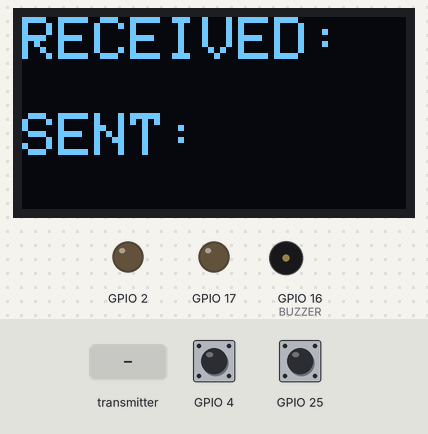
A sketch run on a simulated ESP32. Shown: 128×64 one-colour display, output pins drawn as LEDs (lit = HIGH), buzzer (waves = sounding, pin HIGH). Dashed ring = blinking. The test bench sets the inputs (shaded band); at power-on: GPIO 4 HIGH, GPIO 25 HIGH. What the sketch prints to the serial monitor is not drawn.

Above: at 7.5 s.
7.6 s: GPIO 4 pulled LOW for 1 s
At 8.6 s:
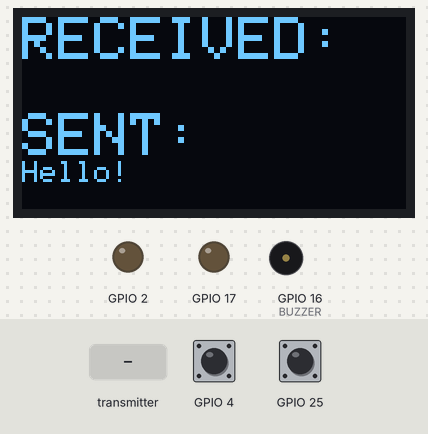
10.1 s: the transmitter starts sending message = 0
At 11.0 s:
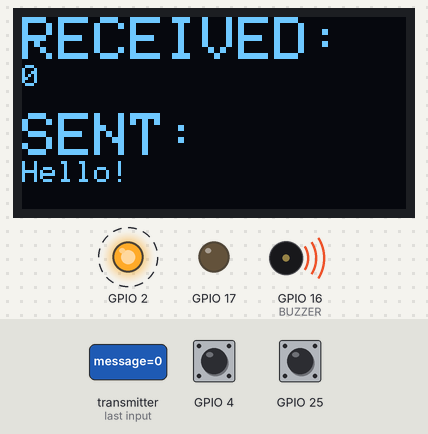
12.0 s: the transmitter starts sending message = 1
At 13.2 s:
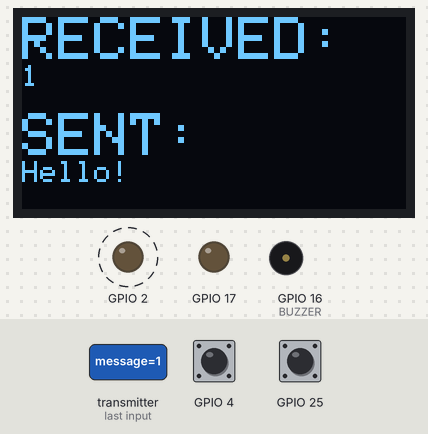
Timing chart, 0 to 20.0 s (numbered marks = the images above; inputs shaded):
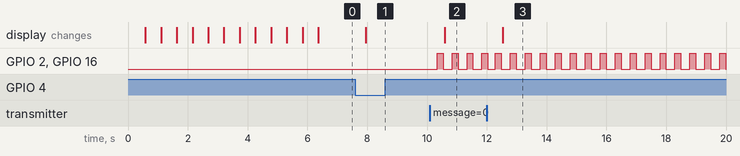

Measured:
- after the input at 7.6 s, the display: changes after 0.34 s (image 1)
- after the input at 10.1 s, GPIO 2, GPIO 16 (BUZZER): alternates HIGH for 0.20 s and LOW for 0.30 s, starting after 0.24 s; the display: changes after 0.49 s (image 2)
- after the input at 12.0 s, the display: changes after 0.54 s (image 3)

The sketch:

Communication_Code_1.ino
```cpp
#include <esp_now.h>
#include <WiFi.h>
#include <Wire.h>
#include <Adafruit_GFX.h>
#include <Adafruit_SSD1306.h>
#define BUZZER 16
#include <Fonts/FreeSerif12pt7b.h>
// Change THIS for each ESP (put the OTHER ESP MAC here)
uint8_t peerAddress[] = {0x34, 0x94, 0x54, 0x30, 0xD9, 0xB4};


/////////////////////////////////////////////////////////////7777


// 'icon_first', 64x66px
const unsigned char epd_bitmap_icon_first [] PROGMEM = {
	0x00, 0x00, 0x00, 0x00, 0x00, 0x00, 0x00, 0x00, 0x00, 0x00, 0x00, 0x00, 0x00, 0x00, 0x00, 0x00,
	0x00, 0x00, 0x00, 0x00, 0x00, 0x00, 0x00, 0x00, 0x00, 0x00, 0x00, 0x00, 0x00, 0x00, 0x00, 0x00,
	0x00, 0x00, 0x00, 0x00, 0x00, 0x00, 0x00, 0x00, 0x00, 0x00, 0x00, 0x00, 0x00, 0x00, 0x00, 0x00,
	0x00, 0x00, 0x00, 0x00, 0x00, 0x00, 0x00, 0x00, 0x00, 0x00, 0x00, 0x00, 0x00, 0x00, 0x00, 0x00,
	0x00, 0x00, 0x00, 0x00, 0x00, 0x00, 0x00, 0x00, 0x00, 0x00, 0x00, 0x00, 0x00, 0x00, 0x00, 0x00,
	0x00, 0x00, 0x00, 0x00, 0x00, 0x00, 0x00, 0x00, 0x00, 0x00, 0x00, 0x00, 0x00, 0x00, 0x00, 0x00,
	0x00, 0x00, 0x00, 0x00, 0x00, 0x00, 0x00, 0x00, 0x00, 0x00, 0x00, 0x00, 0x00, 0x00, 0x00, 0x00,
	0x00, 0x00, 0x7f, 0xff, 0xff, 0xfc, 0x00, 0x00, 0x00, 0x00, 0x80, 0x00, 0x00, 0x00, 0x00, 0x00,
	0x00, 0x00, 0x80, 0x00, 0x00, 0x02, 0x00, 0x00, 0x00, 0x02, 0x7f, 0xff, 0xff, 0xfc, 0x80, 0x00,
	0x00, 0x02, 0x7f, 0xff, 0xff, 0xfc, 0x80, 0x00, 0x00, 0x0e, 0x7f, 0xff, 0xff, 0xfc, 0xe0, 0x00,
	0x00, 0x09, 0xff, 0xff, 0xff, 0xff, 0x20, 0x00, 0x00, 0x09, 0xff, 0xff, 0xff, 0xff, 0x20, 0x00,
	0x00, 0x09, 0xff, 0xff, 0xff, 0xff, 0x20, 0x00, 0x00, 0x09, 0xff, 0xff, 0xff, 0xff, 0x20, 0x00,
	0x00, 0x09, 0xff, 0xff, 0xff, 0xff, 0x20, 0x00, 0x00, 0x09, 0xff, 0xff, 0xff, 0xff, 0x20, 0x00,
	0x00, 0x09, 0xff, 0xff, 0xff, 0xff, 0x20, 0x00, 0x00, 0x09, 0xff, 0xff, 0xff, 0xff, 0x20, 0x00,
	0x00, 0x09, 0xff, 0xff, 0xff, 0xff, 0x20, 0x00, 0x00, 0x09, 0xff, 0xff, 0xff, 0xff, 0x20, 0x00,
	0x00, 0x09, 0xff, 0xff, 0xff, 0xff, 0x20, 0x00, 0x00, 0x09, 0xff, 0xff, 0xff, 0xff, 0x20, 0x00,
	0x00, 0x09, 0xff, 0xff, 0xff, 0xff, 0x20, 0x00, 0x00, 0x09, 0xff, 0xff, 0xff, 0xff, 0x20, 0x00,
	0x00, 0x09, 0xff, 0xff, 0xff, 0xff, 0x20, 0x00, 0x00, 0x09, 0xff, 0xff, 0xff, 0xff, 0x20, 0x00,
	0x00, 0x09, 0xff, 0xff, 0xff, 0xff, 0x20, 0x00, 0x00, 0x09, 0xff, 0xff, 0xff, 0xff, 0x20, 0x00,
	0x00, 0x09, 0xff, 0xff, 0xff, 0xff, 0x20, 0x00, 0x00, 0x09, 0xff, 0xff, 0xff, 0xff, 0x20, 0x00,
	0x00, 0x09, 0xff, 0xff, 0xff, 0xff, 0x20, 0x00, 0x00, 0x09, 0xff, 0xff, 0xff, 0xff, 0x20, 0x00,
	0x00, 0x0e, 0x7f, 0xff, 0xff, 0xfc, 0xc0, 0x00, 0x00, 0x02, 0x7f, 0xff, 0xff, 0xfc, 0x80, 0x00,
	0x00, 0x03, 0x80, 0xf0, 0x00, 0x03, 0x00, 0x00, 0x00, 0x00, 0x80, 0xf0, 0x00, 0x02, 0x00, 0x00,
	0x00, 0x00, 0x80, 0xf0, 0x00, 0x04, 0x00, 0x00, 0x00, 0x00, 0x7f, 0x33, 0xff, 0xfc, 0x00, 0x00,
	0x00, 0x00, 0x01, 0x32, 0x00, 0x00, 0x00, 0x00, 0x00, 0x00, 0x01, 0xc2, 0x00, 0x00, 0x00, 0x00,
	0x00, 0x00, 0x00, 0x42, 0x00, 0x00, 0x00, 0x00, 0x00, 0x00, 0x00, 0x42, 0x00, 0x00, 0x00, 0x00,
	0x00, 0x00, 0x00, 0x32, 0x00, 0x00, 0x00, 0x00, 0x00, 0x00, 0x00, 0x12, 0x00, 0x00, 0x00, 0x00,
	0x00, 0x00, 0x00, 0x1e, 0x00, 0x00, 0x00, 0x00, 0x00, 0x00, 0x00, 0x00, 0x00, 0x00, 0x00, 0x00,
	0x00, 0x00, 0x00, 0x00, 0x00, 0x00, 0x00, 0x00, 0x00, 0x00, 0x00, 0x00, 0x00, 0x00, 0x00, 0x00,
	0x00, 0x00, 0x00, 0x00, 0x00, 0x00, 0x00, 0x00, 0x00, 0x00, 0x00, 0x00, 0x00, 0x00, 0x00, 0x00,
	0x00, 0x00, 0x00, 0x00, 0x00, 0x00, 0x00, 0x00, 0x00, 0x00, 0x00, 0x00, 0x00, 0x00, 0x00, 0x00,
	0x00, 0x00, 0x00, 0x00, 0x00, 0x00, 0x00, 0x00, 0x00, 0x00, 0x00, 0x00, 0x00, 0x00, 0x00, 0x00,
	0x00, 0x00, 0x00, 0x00, 0x00, 0x00, 0x00, 0x00, 0x00, 0x00, 0x00, 0x00, 0x00, 0x00, 0x00, 0x00
};


///////////////////////////////////////////////////////////////////////////
// 'Icon_second', 64x66px
const unsigned char epd_bitmap_Icon_second [] PROGMEM = {
	0x00, 0x00, 0x00, 0x00, 0x00, 0x00, 0x00, 0x00, 0x00, 0x00, 0x00, 0x00, 0x00, 0x00, 0x00, 0x00,
	0x00, 0x00, 0x00, 0x00, 0x00, 0x00, 0x00, 0x00, 0x00, 0x00, 0x00, 0x00, 0x00, 0x00, 0x00, 0x00,
	0x00, 0x00, 0x00, 0x00, 0x00, 0x00, 0x00, 0x00, 0x00, 0x00, 0x00, 0x00, 0x00, 0x00, 0x00, 0x00,
	0x00, 0x00, 0x00, 0x00, 0x00, 0x00, 0x00, 0x00, 0x00, 0x00, 0x00, 0x00, 0x00, 0x00, 0x00, 0x00,
	0x00, 0x00, 0x00, 0x00, 0x00, 0x00, 0x00, 0x00, 0x00, 0x00, 0x00, 0x00, 0x00, 0x00, 0x00, 0x00,
	0x00, 0x00, 0x00, 0x00, 0x00, 0x00, 0x00, 0x00, 0x00, 0x00, 0x00, 0x00, 0x00, 0x00, 0x00, 0x00,
	0x00, 0x00, 0x00, 0x00, 0x00, 0x00, 0x00, 0x00, 0x00, 0x00, 0x00, 0x00, 0x00, 0x00, 0x00, 0x00,
	0x00, 0x00, 0xff, 0xff, 0xff, 0xfc, 0x00, 0x00, 0x00, 0x00, 0x80, 0x00, 0x00, 0x00, 0x00, 0x00,
	0x00, 0x00, 0x80, 0x00, 0x00, 0x02, 0x00, 0x00, 0x00, 0x02, 0xff, 0xff, 0xff, 0xfd, 0x80, 0x00,
	0x00, 0x02, 0x7f, 0xff, 0xff, 0xfc, 0x80, 0x00, 0x00, 0x0e, 0x7f, 0xff, 0xff, 0xfc, 0xe0, 0x00,
	0x00, 0x09, 0xff, 0xff, 0xff, 0xff, 0x20, 0x00, 0x00, 0x09, 0xff, 0xff, 0xff, 0xff, 0x20, 0x00,
	0x00, 0x09, 0xff, 0xff, 0xff, 0xff, 0x20, 0x00, 0x00, 0x09, 0xff, 0xff, 0xff, 0xff, 0x20, 0x00,
	0x00, 0x09, 0xff, 0xff, 0xff, 0xff, 0x20, 0x00, 0x00, 0x09, 0xff, 0xff, 0xff, 0xff, 0x20, 0x00,
	0x00, 0x09, 0xff, 0xff, 0xff, 0xff, 0x20, 0x00, 0x00, 0x09, 0xff, 0xff, 0xff, 0xff, 0x20, 0x00,
	0x00, 0x09, 0xff, 0xff, 0xff, 0xff, 0x20, 0x00, 0x00, 0x09, 0xff, 0xff, 0xff, 0xff, 0x20, 0x00,
	0x00, 0x09, 0xff, 0xff, 0xff, 0xff, 0x20, 0x00, 0x00, 0x09, 0xff, 0xff, 0xff, 0xff, 0x20, 0x00,
	0x00, 0x09, 0xff, 0xff, 0xff, 0xff, 0x20, 0x00, 0x00, 0x09, 0xff, 0xcf, 0xff, 0xff, 0x20, 0x00,
	0x00, 0x09, 0xff, 0xcf, 0xff, 0xff, 0x20, 0x00, 0x00, 0x09, 0xff, 0xcf, 0xff, 0xff, 0x20, 0x00,
	0x00, 0x09, 0xff, 0xff, 0xff, 0xff, 0x20, 0x00, 0x00, 0x09, 0xff, 0xff, 0xff, 0xff, 0x20, 0x00,
	0x00, 0x09, 0xff, 0xff, 0xff, 0xff, 0x20, 0x00, 0x00, 0x09, 0xff, 0xff, 0xff, 0xff, 0x20, 0x00,
	0x00, 0x09, 0xff, 0xff, 0xff, 0xff, 0x20, 0x00, 0x00, 0x09, 0xff, 0xff, 0xff, 0xff, 0x20, 0x00,
	0x00, 0x0e, 0x7f, 0xff, 0xff, 0xfc, 0xc0, 0x00, 0x00, 0x02, 0x7f, 0xff, 0xff, 0xfc, 0x80, 0x00,
	0x00, 0x03, 0x80, 0xf0, 0x00, 0x03, 0x00, 0x00, 0x00, 0x00, 0x80, 0xf0, 0x00, 0x04, 0x00, 0x00,
	0x00, 0x00, 0x80, 0xf0, 0x00, 0x04, 0x00, 0x00, 0x00, 0x00, 0x7f, 0x33, 0xff, 0xfc, 0x00, 0x00,
	0x00, 0x00, 0x01, 0x32, 0x00, 0x00, 0x00, 0x00, 0x00, 0x00, 0x01, 0xc2, 0x00, 0x00, 0x00, 0x00,
	0x00, 0x00, 0x00, 0x42, 0x00, 0x00, 0x00, 0x00, 0x00, 0x00, 0x00, 0x42, 0x00, 0x00, 0x00, 0x00,
	0x00, 0x00, 0x00, 0x32, 0x00, 0x00, 0x00, 0x00, 0x00, 0x00, 0x00, 0x12, 0x00, 0x00, 0x00, 0x00,
	0x00, 0x00, 0x00, 0x1e, 0x00, 0x00, 0x00, 0x00, 0x00, 0x00, 0x00, 0x00, 0x00, 0x00, 0x00, 0x00,
	0x00, 0x00, 0x00, 0x00, 0x00, 0x00, 0x00, 0x00, 0x00, 0x00, 0x00, 0x00, 0x00, 0x00, 0x00, 0x00,
	0x00, 0x00, 0x00, 0x00, 0x00, 0x00, 0x00, 0x00, 0x00, 0x00, 0x00, 0x00, 0x00, 0x00, 0x00, 0x00,
	0x00, 0x00, 0x00, 0x00, 0x00, 0x00, 0x00, 0x00, 0x00, 0x00, 0x00, 0x00, 0x00, 0x00, 0x00, 0x00,
	0x00, 0x00, 0x00, 0x00, 0x00, 0x00, 0x00, 0x00, 0x00, 0x00, 0x00, 0x00, 0x00, 0x00, 0x00, 0x00,
	0x00, 0x00, 0x00, 0x00, 0x00, 0x00, 0x00, 0x00, 0x00, 0x00, 0x00, 0x00, 0x00, 0x00, 0x00, 0x00
};


//////////////////////////////////////////////////////////////


// 'icon_third', 64x66px
const unsigned char epd_bitmap_icon_third [] PROGMEM = {
	0x00, 0x00, 0x00, 0x00, 0x00, 0x00, 0x00, 0x00, 0x00, 0x00, 0x00, 0x00, 0x00, 0x00, 0x00, 0x00,
	0x00, 0x00, 0x00, 0x00, 0x00, 0x00, 0x00, 0x00, 0x00, 0x00, 0x00, 0x00, 0x00, 0x00, 0x00, 0x00,
	0x00, 0x00, 0x00, 0x00, 0x00, 0x00, 0x00, 0x00, 0x00, 0x00, 0x00, 0x00, 0x00, 0x00, 0x00, 0x00,
	0x00, 0x00, 0x00, 0x00, 0x00, 0x00, 0x00, 0x00, 0x00, 0x00, 0x00, 0x00, 0x00, 0x00, 0x00, 0x00,
	0x00, 0x00, 0x00, 0x00, 0x00, 0x00, 0x00, 0x00, 0x00, 0x00, 0x00, 0x00, 0x00, 0x00, 0x00, 0x00,
	0x00, 0x00, 0x00, 0x00, 0x00, 0x00, 0x00, 0x00, 0x00, 0x00, 0x00, 0x00, 0x00, 0x00, 0x00, 0x00,
	0x00, 0x00, 0x00, 0x00, 0x00, 0x00, 0x00, 0x00, 0x00, 0x00, 0x00, 0x00, 0x00, 0x00, 0x00, 0x00,
	0x00, 0x00, 0x7f, 0xff, 0xff, 0xfc, 0x00, 0x00, 0x00, 0x00, 0x80, 0x00, 0x00, 0x00, 0x00, 0x00,
	0x00, 0x00, 0x80, 0x00, 0x00, 0x02, 0x00, 0x00, 0x00, 0x02, 0x7f, 0xff, 0xff, 0xfc, 0x80, 0x00,
	0x00, 0x02, 0x7f, 0xff, 0xff, 0xfc, 0x80, 0x00, 0x00, 0x0e, 0x7f, 0xff, 0xff, 0xfc, 0xe0, 0x00,
	0x00, 0x09, 0xff, 0xff, 0xff, 0xff, 0x20, 0x00, 0x00, 0x09, 0xff, 0xff, 0xff, 0xff, 0x20, 0x00,
	0x00, 0x09, 0xff, 0xff, 0xff, 0xff, 0x20, 0x00, 0x00, 0x09, 0xff, 0xff, 0xff, 0xff, 0x20, 0x00,
	0x00, 0x09, 0xff, 0xff, 0xff, 0xff, 0x20, 0x00, 0x00, 0x09, 0xff, 0xff, 0xff, 0xff, 0x20, 0x00,
	0x00, 0x09, 0xff, 0xff, 0xff, 0xff, 0x20, 0x00, 0x00, 0x09, 0xff, 0xff, 0xff, 0xff, 0x20, 0x00,
	0x00, 0x09, 0xff, 0xff, 0xff, 0xff, 0x20, 0x00, 0x00, 0x09, 0xff, 0xff, 0xff, 0xff, 0x20, 0x00,
	0x00, 0x09, 0xff, 0xff, 0xff, 0xff, 0x20, 0x00, 0x00, 0x09, 0xff, 0xff, 0xff, 0xff, 0x20, 0x00,
	0x00, 0x09, 0xff, 0xff, 0xff, 0xff, 0x20, 0x00, 0x00, 0x09, 0xff, 0xce, 0xff, 0xff, 0x20, 0x00,
	0x00, 0x09, 0xff, 0xcc, 0xff, 0xff, 0x20, 0x00, 0x00, 0x09, 0xff, 0xcc, 0xff, 0xff, 0x20, 0x00,
	0x00, 0x09, 0xff, 0xff, 0xff, 0xff, 0x20, 0x00, 0x00, 0x09, 0xff, 0xff, 0xff, 0xff, 0x20, 0x00,
	0x00, 0x09, 0xff, 0xff, 0xff, 0xff, 0x20, 0x00, 0x00, 0x09, 0xff, 0xff, 0xff, 0xff, 0x20, 0x00,
	0x00, 0x09, 0xff, 0xff, 0xff, 0xff, 0x20, 0x00, 0x00, 0x09, 0xff, 0xff, 0xff, 0xff, 0x20, 0x00,
	0x00, 0x0e, 0x7f, 0xff, 0xff, 0xfc, 0xc0, 0x00, 0x00, 0x02, 0x7f, 0xff, 0xff, 0xfc, 0x80, 0x00,
	0x00, 0x03, 0x80, 0xf0, 0x00, 0x03, 0x00, 0x00, 0x00, 0x00, 0x80, 0xf0, 0x00, 0x02, 0x00, 0x00,
	0x00, 0x00, 0x80, 0xf0, 0x00, 0x04, 0x00, 0x00, 0x00, 0x00, 0x7f, 0x33, 0xff, 0xfc, 0x00, 0x00,
	0x00, 0x00, 0x01, 0x32, 0x00, 0x00, 0x00, 0x00, 0x00, 0x00, 0x01, 0xc2, 0x00, 0x00, 0x00, 0x00,
	0x00, 0x00, 0x00, 0x42, 0x00, 0x00, 0x00, 0x00, 0x00, 0x00, 0x00, 0x42, 0x00, 0x00, 0x00, 0x00,
	0x00, 0x00, 0x00, 0x32, 0x00, 0x00, 0x00, 0x00, 0x00, 0x00, 0x00, 0x12, 0x00, 0x00, 0x00, 0x00,
	0x00, 0x00, 0x00, 0x1e, 0x00, 0x00, 0x00, 0x00, 0x00, 0x00, 0x00, 0x00, 0x00, 0x00, 0x00, 0x00,
	0x00, 0x00, 0x00, 0x00, 0x00, 0x00, 0x00, 0x00, 0x00, 0x00, 0x00, 0x00, 0x00, 0x00, 0x00, 0x00,
	0x00, 0x00, 0x00, 0x00, 0x00, 0x00, 0x00, 0x00, 0x00, 0x00, 0x00, 0x00, 0x00, 0x00, 0x00, 0x00,
	0x00, 0x00, 0x00, 0x00, 0x00, 0x00, 0x00, 0x00, 0x00, 0x00, 0x00, 0x00, 0x00, 0x00, 0x00, 0x00,
	0x00, 0x00, 0x00, 0x00, 0x00, 0x00, 0x00, 0x00, 0x00, 0x00, 0x00, 0x00, 0x00, 0x00, 0x00, 0x00,
	0x00, 0x00, 0x00, 0x00, 0x00, 0x00, 0x00, 0x00, 0x00, 0x00, 0x00, 0x00, 0x00, 0x00, 0x00, 0x00
};


/////////////////////////////////////

// 'iconESP_NOW_Project', 64x66px
const unsigned char epd_bitmap_iconESP_NOW_Project [] PROGMEM = {
	0x00, 0x00, 0x00, 0x00, 0x00, 0x00, 0x00, 0x00, 0x00, 0x00, 0x00, 0x00, 0x00, 0x00, 0x00, 0x00,
	0x00, 0x00, 0x00, 0x00, 0x00, 0x00, 0x00, 0x00, 0x00, 0x00, 0x00, 0x00, 0x00, 0x00, 0x00, 0x00,
	0x00, 0x00, 0x00, 0x00, 0x00, 0x00, 0x00, 0x00, 0x00, 0x00, 0x00, 0x00, 0x00, 0x00, 0x00, 0x00,
	0x00, 0x00, 0x00, 0x00, 0x00, 0x00, 0x00, 0x00, 0x00, 0x00, 0x00, 0x00, 0x00, 0x00, 0x00, 0x00,
	0x00, 0x00, 0x00, 0x00, 0x00, 0x00, 0x00, 0x00, 0x00, 0x00, 0x00, 0x00, 0x00, 0x00, 0x00, 0x00,
	0x00, 0x00, 0x00, 0x00, 0x00, 0x00, 0x00, 0x00, 0x00, 0x00, 0x00, 0x00, 0x00, 0x00, 0x00, 0x00,
	0x00, 0x00, 0x00, 0x00, 0x00, 0x00, 0x00, 0x00, 0x00, 0x00, 0x00, 0x00, 0x00, 0x00, 0x00, 0x00,
	0x00, 0x00, 0x7f, 0xff, 0xff, 0xfc, 0x00, 0x00, 0x00, 0x00, 0x80, 0x00, 0x00, 0x04, 0x00, 0x00,
	0x00, 0x00, 0x80, 0x00, 0x00, 0x02, 0x00, 0x00, 0x00, 0x02, 0x7f, 0xff, 0xff, 0xfc, 0x00, 0x00,
	0x00, 0x02, 0x7f, 0xff, 0xff, 0xfc, 0x80, 0x00, 0x00, 0x0e, 0x7f, 0xff, 0xff, 0xfc, 0xe0, 0x00,
	0x00, 0x09, 0xff, 0xff, 0xff, 0xff, 0x20, 0x00, 0x00, 0x09, 0xff, 0xff, 0xff, 0xff, 0x20, 0x00,
	0x00, 0x09, 0xff, 0xff, 0xff, 0xff, 0x20, 0x00, 0x00, 0x09, 0xff, 0xff, 0xff, 0xff, 0x20, 0x00,
	0x00, 0x09, 0xff, 0xff, 0xff, 0xff, 0x20, 0x00, 0x00, 0x09, 0xff, 0xff, 0xff, 0xff, 0x20, 0x00,
	0x00, 0x09, 0xff, 0xff, 0xff, 0xff, 0x20, 0x00, 0x00, 0x09, 0xff, 0xff, 0xff, 0xff, 0x20, 0x00,
	0x00, 0x09, 0xff, 0xff, 0xff, 0xff, 0x20, 0x00, 0x00, 0x09, 0xff, 0xff, 0xff, 0xff, 0x20, 0x00,
	0x00, 0x09, 0xff, 0xff, 0xff, 0xff, 0x20, 0x00, 0x00, 0x09, 0xff, 0xff, 0xff, 0xff, 0x20, 0x00,
	0x00, 0x09, 0xff, 0xff, 0xff, 0xff, 0x20, 0x00, 0x00, 0x09, 0xff, 0xcc, 0xe7, 0xff, 0x20, 0x00,
	0x00, 0x09, 0xff, 0xcc, 0xe7, 0xff, 0x20, 0x00, 0x00, 0x09, 0xff, 0xcc, 0xe7, 0xff, 0x20, 0x00,
	0x00, 0x09, 0xff, 0xff, 0xff, 0xff, 0x20, 0x00, 0x00, 0x09, 0xff, 0xff, 0xff, 0xff, 0x20, 0x00,
	0x00, 0x09, 0xff, 0xff, 0xff, 0xff, 0x20, 0x00, 0x00, 0x09, 0xff, 0xff, 0xff, 0xff, 0x20, 0x00,
	0x00, 0x09, 0xff, 0xff, 0xff, 0xff, 0x20, 0x00, 0x00, 0x09, 0xff, 0xff, 0xff, 0xff, 0x20, 0x00,
	0x00, 0x0e, 0x7f, 0xff, 0xff, 0xfc, 0xc0, 0x00, 0x00, 0x02, 0x7f, 0xff, 0xff, 0xfc, 0x00, 0x00,
	0x00, 0x03, 0x80, 0xf0, 0x00, 0x03, 0x00, 0x00, 0x00, 0x00, 0x80, 0xf0, 0x00, 0x00, 0x00, 0x00,
	0x00, 0x00, 0x80, 0xf0, 0x00, 0x04, 0x00, 0x00, 0x00, 0x00, 0x7f, 0x33, 0xff, 0xf8, 0x00, 0x00,
	0x00, 0x00, 0x01, 0x32, 0x00, 0x00, 0x00, 0x00, 0x00, 0x00, 0x01, 0xc2, 0x00, 0x00, 0x00, 0x00,
	0x00, 0x00, 0x00, 0x42, 0x00, 0x00, 0x00, 0x00, 0x00, 0x00, 0x00, 0x42, 0x00, 0x00, 0x00, 0x00,
	0x00, 0x00, 0x00, 0x32, 0x00, 0x00, 0x00, 0x00, 0x00, 0x00, 0x00, 0x12, 0x00, 0x00, 0x00, 0x00,
	0x00, 0x00, 0x00, 0x1e, 0x00, 0x00, 0x00, 0x00, 0x00, 0x00, 0x00, 0x00, 0x00, 0x00, 0x00, 0x00,
	0x00, 0x00, 0x00, 0x00, 0x00, 0x00, 0x00, 0x00, 0x00, 0x00, 0x00, 0x00, 0x00, 0x00, 0x00, 0x00,
	0x00, 0x00, 0x00, 0x00, 0x00, 0x00, 0x00, 0x00, 0x00, 0x00, 0x00, 0x00, 0x00, 0x00, 0x00, 0x00,
	0x00, 0x00, 0x00, 0x00, 0x00, 0x00, 0x00, 0x00, 0x00, 0x00, 0x00, 0x00, 0x00, 0x00, 0x00, 0x00,
	0x00, 0x00, 0x00, 0x00, 0x00, 0x00, 0x00, 0x00, 0x00, 0x00, 0x00, 0x00, 0x00, 0x00, 0x00, 0x00,
	0x00, 0x00, 0x00, 0x00, 0x00, 0x00, 0x00, 0x00, 0x00, 0x00, 0x00, 0x00, 0x00, 0x00, 0x00, 0x00
};


//////////////////////////////////////////


// Data structure (MUST be identical on both)
typedef struct struct_message {
  char message[32];
} struct_message;


struct_message sendData;
struct_message recData;

// Peer info
esp_now_peer_info_t peerInfo;

// ✅ NEW SEND CALLBACK (UPDATED)
void OnDataSent(const wifi_tx_info_t *info, esp_now_send_status_t status) {
  Serial.print("Send Status: ");
  Serial.println(status == ESP_NOW_SEND_SUCCESS ? "Success" : "Fail");
}

// ✅ NEW RECEIVE CALLBACK (UPDATED)
void OnDataRecv(const esp_now_recv_info_t *info, const uint8_t *incomingData, int len) {
  memcpy(&recData, incomingData, sizeof(recData));

  Serial.println("=== RECEIVED ===");
  Serial.print("Text: ");
  Serial.println(recData.message);

  delay(200);
  digitalWrite(2, HIGH);
  digitalWrite(BUZZER, HIGH);
  delay(200);
  digitalWrite(BUZZER, LOW);
  digitalWrite(2, LOW);

  Serial.println();
}


Adafruit_SSD1306 display(128,64,&Wire,-1);
 ////////////////////////setup ////////////////////////
void setup() {
	//ESP NOW setup
	Serial.begin(115200);
	pinMode(2, OUTPUT);
pinMode(17, OUTPUT);
	//buzzer setup
	pinMode(BUZZER,OUTPUT);
	//Button
	pinMode(4,INPUT_PULLUP);
	pinMode(25,INPUT_PULLUP);
pinMode(35,INPUT_PULLUP);
pinMode(15,INPUT_PULLUP);
  //OLED SSD1306 setup

  Wire.begin(21,22);
  display.begin(SSD1306_SWITCHCAPVCC,0x3C);
	display.setTextColor(SSD1306_WHITE);
	display.setCursor(0,0);
  display.clearDisplay();

  // Show startup first image
  	display.setTextColor(SSD1306_WHITE);
  display.setFont(&FreeSerif12pt7b);
for(int i=0; i<3; i++){

  // Show startup first image
  display.clearDisplay();
  display.drawBitmap(0, 0, epd_bitmap_icon_first, 64, 64, WHITE);
display.setCursor(70, 20);
 	display.println("ESP");
	display.setCursor(85, 35);
	display.println("-");
	display.setCursor(64, 55);
	display.println("NOW");
  display.display();
  delay(500);
  //Show startup second image
  display.clearDisplay();
  display.drawBitmap(0, 0, epd_bitmap_Icon_second, 64, 64, WHITE);
display.setCursor(70, 20);
 	display.println("ESP");
	display.setCursor(85, 35);
	display.println("-");
	display.setCursor(64, 55);
	display.println("NOW");
  display.display();
  delay(500);
  //Show startup second image
  display.clearDisplay();
  display.drawBitmap(0, 0, epd_bitmap_icon_third, 64, 64, WHITE);
	display.setCursor(70, 20);
display.println("ESP");
	display.setCursor(85, 35);
	display.println("-");
	display.setCursor(64, 55);
	display.println("NOW");
  display.display();
  delay(500);
  //Show startup third image
  display.clearDisplay();
  display.drawBitmap(0, 0, epd_bitmap_iconESP_NOW_Project, 64, 64, WHITE);
	display.setCursor(70, 20);
 	display.println("ESP");
	display.setCursor(85, 35);
	display.println("-");
	display.setCursor(64, 55);
	display.println("NOW");
  display.display();
  delay(500);
}
display.setFont();

  WiFi.mode(WIFI_STA);

  if (esp_now_init() != ESP_OK) {
    Serial.println("ESP-NOW Init Failed");
    return;
  }

  // Register BOTH callbacks
  esp_now_register_send_cb(OnDataSent);
  esp_now_register_recv_cb(OnDataRecv);

  // Add peer
  memcpy(peerInfo.peer_addr, peerAddress, 6);
  peerInfo.channel = 0;
  peerInfo.encrypt = false;

  if (esp_now_add_peer(&peerInfo) != ESP_OK) {
    Serial.println("Failed to add peer");
    return;
  }
}

//define input for sent messages
String input;


void loop(){
	//write mode
	input = "Hello!";

	if((digitalRead(25)==LOW) && (digitalRead(35)== LOW)){
		delay(50);
		if((digitalRead(25)==LOW) && (digitalRead(35)== LOW)){
			//blue LED hig
			digitalWrite(17,HIGH);
			while(digitalRead(15)==HIGH){
				//repeat the same UI
		display.clearDisplay();

		display.setCursor(0, 0);
			display.setTextSize(2);
		display.println("RECEIVED:");
		display.setTextSize(1);
		display.println(recData.message);

		display.setCursor(0, 32);
		display.setTextSize(2);
		display.println("SENT:");
		display.setTextSize(1);
		display.println(sendData.message);

		display.display();
	}
	digitalWrite(17,LOW);
	}
	}


	//send the message
  if(digitalRead(4)==LOW){
  delay(300);
  if(digitalRead(4)==LOW){

  //message input:

 	input.toCharArray(sendData.message, 32);
 	esp_now_send(peerAddress, (uint8_t *) &sendData, sizeof(sendData));
 	Serial.println("=== SENT ===");
    }
  }

display.clearDisplay();

display.setCursor(0, 0);
display.setTextSize(2);
display.println("RECEIVED:");
display.setTextSize(1);
display.println(recData.message);

display.setCursor(0, 32);
display.setTextSize(2);
display.println("SENT:");
display.setTextSize(1);
display.println(sendData.message);

display.display();
}
```
